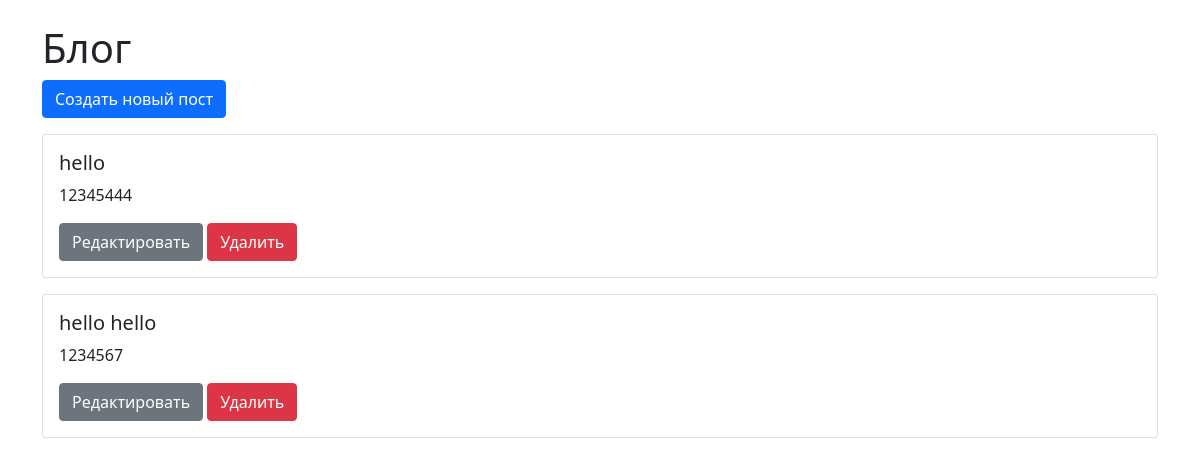
The page / on the database its author committed.
### tables this page shows
CREATE TABLE posts (
                id INTEGER PRIMARY KEY AUTOINCREMENT,
                title TEXT NOT NULL,
                content TEXT NOT NULL
            );

### crud_example.py (the view)
@app.route('/')
def index():
    conn = get_db_connection()
    posts = conn.execute('SELECT * FROM posts').fetchall()
    conn.close()
    return render_template('crud_example/index.html', posts=posts)

### crud_example.py (called while the page is built)
def get_db_connection():
    conn = sqlite3.connect('blog.db')
    conn.row_factory = sqlite3.Row
    return conn

### templates/crud_example/index.html
{% extends 'crud_example/layout.html' %}
{% block content %}
    <h1>Блог</h1>
    <a class="btn btn-primary mb-3" href="{{ url_for('create') }}">Создать новый пост</a>
    {% for post in posts %}
        <div class="card mb-3">
            <div class="card-body">
                <h5 class="card-title">{{ post['title'] }}</h5>
                <p class="card-text">{{ post['content'] }}</p>
                <a class="btn btn-secondary" href="{{ url_for('edit', id=post['id']) }}">Редактировать</a>
                <form action="{{ url_for('delete', id=post['id']) }}" method="POST" class="d-inline">
                    <button class="btn btn-danger" type="submit">Удалить</button>
                </form>
            </div>
        </div>
    {% endfor %}
{% endblock %}

### templates/crud_example/layout.html (shortened to what this page needs)
<!doctype html>
<html lang="en">
<head>
    <link rel="stylesheet" href="https://cdn.jsdelivr.net/npm/bootstrap@5.1.3/dist/css/bootstrap.min.css">
</head>
<body>
    <div class="container mt-4">
        {% block content %}
        {% endblock %}
    </div>
</body>
</html>

### rows shown on the page
posts: title "hello", content "12345444"
posts: title "hello hello", content "1234567"
